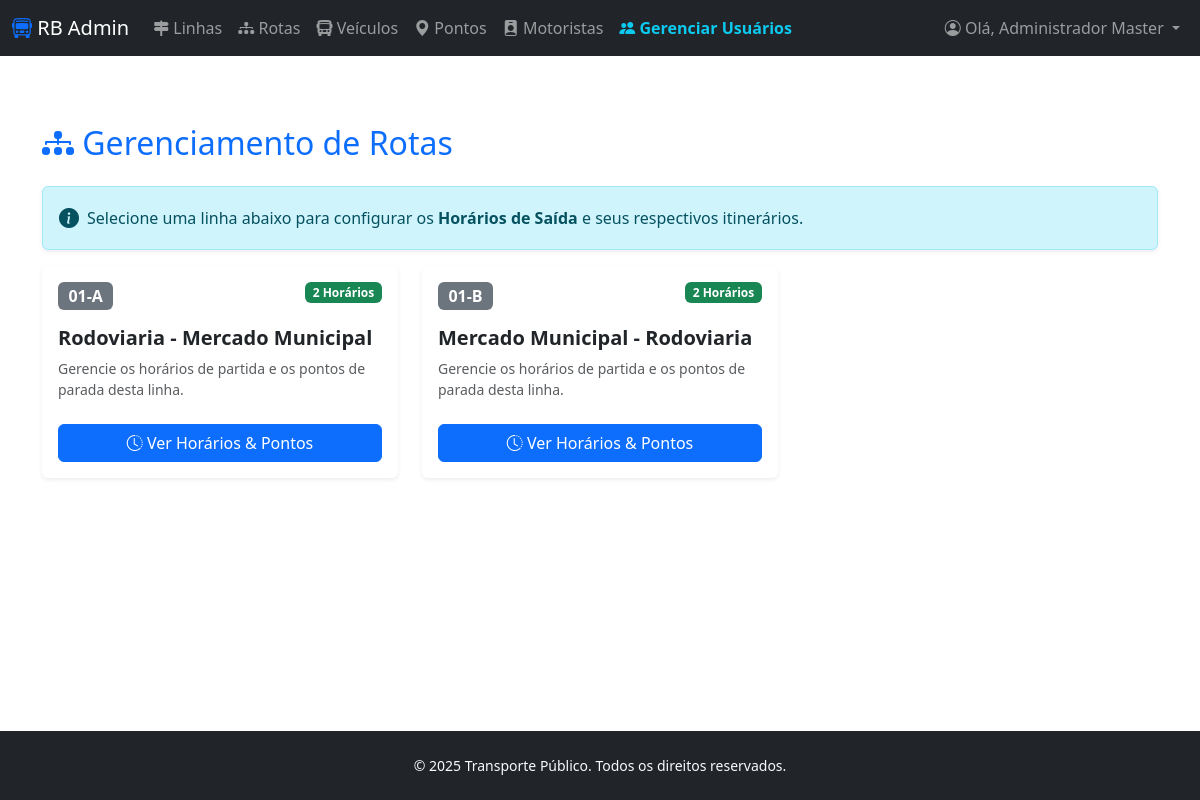
Page /admin/rotas_lista.php (signed in) on the committed database.
### tables this page shows
CREATE TABLE tblinhas (
    id_linha INT PRIMARY KEY AUTO_INCREMENT,
    codigo VARCHAR(20) UNIQUE NOT NULL,
    nome VARCHAR(100) NOT NULL,
    operadora VARCHAR(100)
);

### admin/rotas_lista.php (the view, shortened to what this page needs)
<?php
include("../connections/db_connect.php");
$sql = "
    SELECT
        L.id_linha,
        L.codigo,
        L.nome,
        (SELECT COUNT(*) FROM tbhorario_programados H WHERE H.id_linha = L.id_linha) as qtd_viagens
    FROM tblinhas L
    ORDER BY L.codigo ASC
";
$resultado = $conn->query($sql);
include '../admin/header.php';
?>
<body>
    <div class="container mt-5">
        <h2 class="text-primary mb-4">
            <i class="bi bi-diagram-3-fill"></i> Gerenciamento de Rotas
        </h2>
        <div class="alert alert-info shadow-sm d-flex align-items-center" role="alert">
            <i class="bi bi-info-circle-fill me-2 fs-5"></i>
            <div>
                Selecione uma linha abaixo para configurar os <strong>Horários de Saída</strong> e seus respectivos itinerários.
            </div>
        </div>
        <div class="row g-4">
            <?php if ($resultado && $resultado->num_rows > 0): ?>
                <?php while($linha = $resultado->fetch_assoc()): ?>
                    <?php
                        $badgeClass = ($linha['qtd_viagens'] > 0) ? 'bg-success' : 'bg-warning text-dark';
                    ?>
                    <div class="col-md-4">
                        <div class="card h-100 shadow-sm border-0 hover-card">
                            <div class="card-body">
                                <div class="d-flex justify-content-between align-items-start mb-3">
                                    <span class="badge bg-secondary fs-6"><?php echo $linha['codigo']; ?></span>
                                    <span class="badge <?php echo $badgeClass; ?>">
                                        <?php echo $linha['qtd_viagens']; ?> Horários
                                    </span>
                                </div>
                                <h5 class="card-title fw-bold text-dark"><?php echo $linha['nome']; ?></h5>
                                <p class="card-text text-muted small">
                                    Gerencie os horários de partida e os pontos de parada desta linha.
                                </p>
                                <div class="d-grid mt-4">
                                    <a href="rotas_gerenciar.php?id_linha=<?php echo $linha['id_linha']; ?>" class="btn btn-primary">
                                        <i class="bi bi-clock-history"></i> Ver Horários & Pontos
                                    </a>
                                </div>
                            </div>
                        </div>
                    </div>
                <?php endwhile; ?>
            <?php endif; ?>
        </div>
    </div>
<?php
include '../admin/footer.php';
?>
</body>

### css/meu_estilo.css (style rules this page uses)
:root { --cor-primaria: #1e3c72; --cor-fundo: #f4f7f6; }
body { background-color: #f4f7f6; font-family: 'Segoe UI', Tahoma, Geneva, Verdana, sans-serif; }

### admin/rotas_lista.php (style rules this page uses)
body { display: flex; flex-direction: column; min-height: 100vh; margin: 0; font-family: 'Segoe UI', sans-serif; }
.hover-card { transition: transform 0.2s; }

### rows in the picture
tblinhas: codigo "01-A", qtd_viagens "2", nome "Rodoviaria - Mercado Municipal"
tblinhas: codigo "01-B", qtd_viagens "2", nome "Mercado Municipal - Rodoviaria"

### other values in the picture
$_SESSION['nome_usuario'] "Administrador Master"
